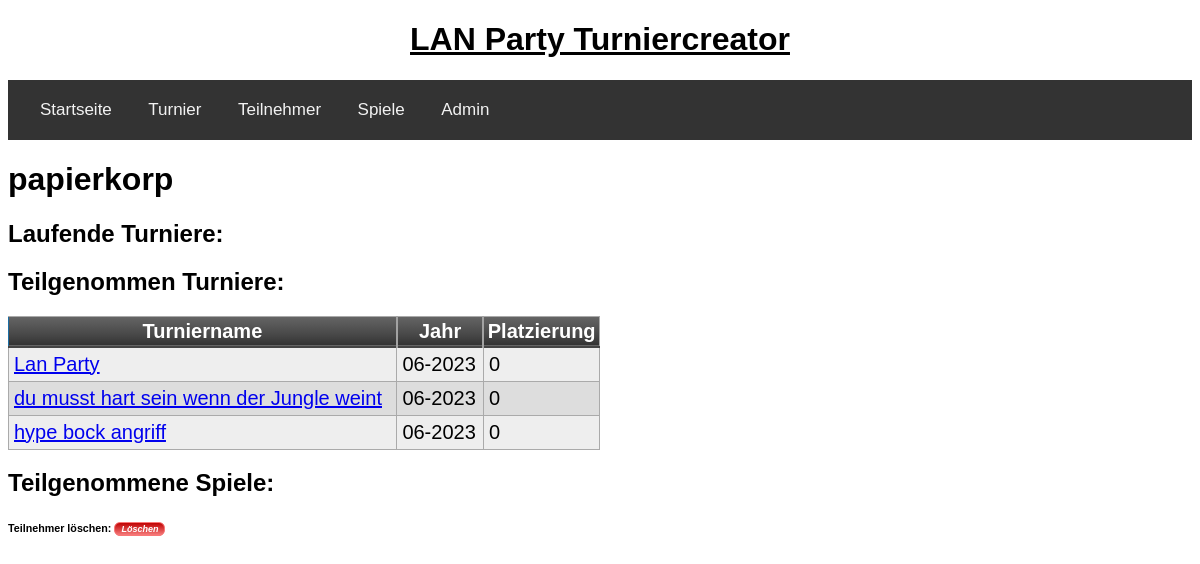
The app's page /profil/papierkorp with its own data.
### tables this page shows
CREATE TABLE teilnehmer(teilnehmerid integer primary key autoincrement, name text, nickname text unique);

CREATE TABLE turnier(turnierid integer primary key autoincrement, name text, jahr date default (strftime('%m-%Y')), teilnehmer text, sieger integer);

### app/routes.py (the view)
@app.route('/profil/<nickname>', methods=["POST", "GET"])
def profil(nickname):
	teilnehmerid = get_teilnehmerid(nickname)
	teilgenommene_turniere = get_teilgenommene_turniere_pro_teilnehmer(teilnehmerid[0][0])
	form = DeleteForm()
	if form.validate_on_submit():
		flash(delete_teilnehmer(nickname))
		return redirect(url_for('teilnehmer'))
	return render_template('player_profile.html', nickname=nickname, form=form, teilgenommene_turniere = teilgenommene_turniere)

### app/forms.py
class DeleteForm(FlaskForm):
    submit = SubmitField('Löschen')

### app/db/db.py (called while the page is built)
def get_teilgenommene_turniere_pro_teilnehmer(teilnehmerid):
	query= 'select turnier.turnierid, turnier.name, turnier.jahr from turnierdetails as t inner join turnier on t.turnierid = turnier.turnierid where t.teilnehmerid = {teilnehmerid} group by t.turnierid;'.format(teilnehmerid=teilnehmerid)
	return execute_select_query(query)

def get_teilnehmerid(nickname):
	query = 'select teilnehmerid from teilnehmer where nickname = "{nickname}";'.format(nickname=nickname)
	return execute_select_query(query)

def execute_select_query(query):
	try:
		cursor.execute(query)
		return cursor.fetchall()
	except sqlite3.IntegrityError as e:
		return "Integrity Error: " + str(e)
	connection.close()

### app/templates/player_profile.html (shortened to what this page needs)
{% extends "base.html" %}
{% block app_content %}
    <h1>{{nickname}}</h1>
    <h2>Laufende Turniere:</h2>
    <h2>Teilgenommen Turniere:</h2>
    <table class="myTable">
        <thead>
            <tr>
                <th>Turniername</th>
                <th>Jahr</th>
                <th>Platzierung</th>
            </tr>
        </thead>
    {% for turnier in teilgenommene_turniere %}
        <tr>
            <td><a href="{{ url_for("turniere", turnierid=turnier[0]) }}">{{ turnier[1] }}</a></td>
            <td>{{ turnier[2] }}</td>
            <td>0</td>
        </tr>
    {% endfor %}
    </table>
    <h2>Teilgenommene Spiele:</h2>
 <form action="" method="post" novalidate class="loeschen_button">{{ form.hidden_tag()}}<h6>Teilnehmer löschen: {{ form.submit }} </h6></form>
{% endblock %}

### app/static/index.css (style rules this page uses)
* { font-family: sans-serif; }

### app/static/tables.css (style rules this page uses)
table.myTable { border: 1px solid #1C6EA4; background-color: #EEEEEE; min-width: 50%; width: auto; text-align: left; border-collapse: collapse; }
table.myTable td, table.myTable th { border: 1px solid #AAAAAA; padding: 3px 2px; }
table.myTable tbody td { font-size: 20px; padding: 5px; }
table.myTable tr:nth-child(even) { background: #DDDDDD; }
table.myTable thead { background: #333333; background: -moz-linear-gradient(top, #666666 0%, #474747 66%, #333333 100%); background: -webkit-linear-gradient(top, #666666 0%, #474747 66%, #333333 100%); background: linear-gradient(to bottom, #666666 0%, #474747 66%, #333333 100%); border-bottom: 2px solid #444444; }
table.myTable thead th { font-size: 20px; font-weight: bold; color: #FFFFFF; text-align: center; border-left: 2px solid #A2A2A2; }
table.myTable thead th:first-child { border-left: none; }

### app/static/forms.css (style rules this page uses)
.loeschen_button input { background:linear-gradient(to bottom, #c20808 5%, #f57a7a 100%); background-color:#c20808; border-radius:6px; border:1px solid #fa7676; display:inline-block; cursor:pointer; color:#ffffff; font-family:Arial; font-size:9px; font-weight:bold; font-style:italic; padding:1px 6px; text-decoration:none; }

### app/templates/player_profile.html (style rules this page uses)
.loeschen_button input { background:linear-gradient(to bottom, #c20808 5%, #f57a7a 100%); background-color:#c20808; border-radius:6px; border:1px solid #fa7676; display:inline-block; cursor:pointer; color:#ffffff; font-family:Arial; font-size:9px; font-weight:bold; font-style:italic; padding:1px 6px; text-decoration:none; }

### records on screen
teilnehmer: nickname "papierkorp"
turnier: name "Lan Party", jahr "06-2023"
turnier: name "du musst hart sein wenn der Jungle weint", jahr "06-2023"
turnier: name "hype bock angriff", jahr "06-2023"
